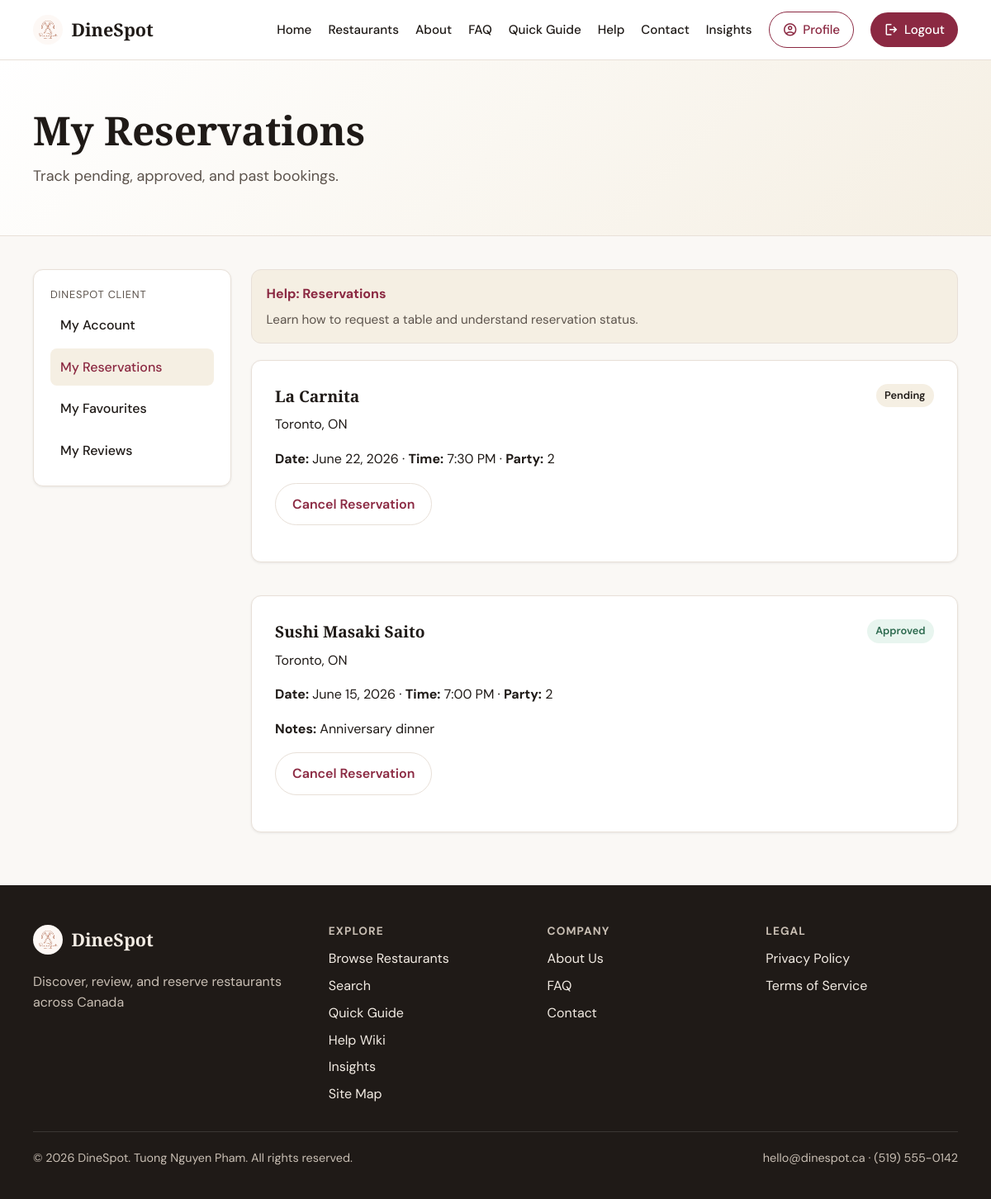
Screenshot of /client/reservations.php (signed in) with the database file from the repository.
### tables this page shows
CREATE TABLE reservations (
    id INT AUTO_INCREMENT PRIMARY KEY,
    restaurant_id INT NOT NULL,
    user_id INT NOT NULL,
    reservation_date DATE NOT NULL,
    reservation_time TIME NOT NULL,
    party_size TINYINT NOT NULL,
    status ENUM('pending', 'approved', 'rejected', 'cancelled', 'completed') NOT NULL DEFAULT 'pending',
    notes TEXT NULL,
    created_at TIMESTAMP NOT NULL DEFAULT CURRENT_TIMESTAMP,
    CONSTRAINT fk_reservations_restaurant FOREIGN KEY (restaurant_id) REFERENCES restaurants(id) ON DELETE CASCADE,
    CONSTRAINT fk_reservations_user FOREIGN KEY (user_id) REFERENCES users(id) ON DELETE CASCADE,
    CONSTRAINT chk_reservations_party_size CHECK (party_size BETWEEN 1 AND 20),
    CONSTRAINT chk_reservations_status CHECK (status IN ('pending', 'approved', 'rejected', 'cancelled', 'completed'))
);

CREATE TABLE restaurants (
    id INT AUTO_INCREMENT PRIMARY KEY,
    name VARCHAR(150) NOT NULL,
    cuisine VARCHAR(80) NOT NULL,
    city VARCHAR(80) NOT NULL,
    province VARCHAR(10) NOT NULL,
    description TEXT NOT NULL,
    address VARCHAR(255) NULL,
    image_path VARCHAR(255) NULL,
    latitude DECIMAL(10, 7) NULL,
    longitude DECIMAL(10, 7) NULL,
    price_range TINYINT NOT NULL DEFAULT 2,
    is_active TINYINT(1) NOT NULL DEFAULT 1,
    image_credit VARCHAR(255) NULL,
    created_at TIMESTAMP NOT NULL DEFAULT CURRENT_TIMESTAMP,
    CONSTRAINT chk_restaurants_price_range CHECK (price_range BETWEEN 1 AND 4)
);

### includes/db.php (called while the page is built, shortened)
<?php
function db(): PDO
{
    static $pdo = null;
    if ($pdo instanceof PDO) {
        return $pdo;
    }
    $dsn = sprintf(
        'mysql:host=%s;port=%s;dbname=%s;charset=%s',
        DB_HOST,
        DB_PORT,
        DB_NAME,
        DB_CHARSET
    );
    $pdo = new PDO($dsn, DB_USER, DB_PASS, [
        PDO::ATTR_ERRMODE => PDO::ERRMODE_EXCEPTION,
        PDO::ATTR_DEFAULT_FETCH_MODE => PDO::FETCH_ASSOC,
        PDO::ATTR_EMULATE_PREPARES => false,
    ]);
    return $pdo;
}

### includes/functions.php (called while the page is built, shortened)
<?php
function asset_prefix(): string
{
    return $GLOBALS['assetPrefix'] ?? '';
}
function client_path(string $path): string
{
    $path = ltrim(str_replace('\\', '/', $path), '/');
    return asset_prefix() . 'client/' . $path;
}
function e(string $value): string
{
    return htmlspecialchars($value, ENT_QUOTES, 'UTF-8');
}
function get_site_setting(string $key, ?string $default = null): ?string
{
    static $cache = [];
    if (array_key_exists($key, $cache)) {
        return $cache[$key];
    }
    try {
        require_once __DIR__ . '/db.php';
        $stmt = db()->prepare('SELECT setting_value FROM site_settings WHERE setting_key = :key');
        $stmt->execute(['key' => $key]);
        $value = $stmt->fetchColumn();
        $cache[$key] = $value !== false ? (string) $value : $default;
        return $cache[$key];
    } catch (Throwable $e) {
        return $default;
    }
}

### client/reservations.php (the view, shortened to what this page needs)
<?php
require_once __DIR__ . '/../includes/functions.php';
require_once __DIR__ . '/../includes/db.php';
$userId = current_user_id();
$stmt = db()->prepare(
    'SELECT r.id, r.reservation_date, r.reservation_time, r.party_size, r.status, r.notes,
            rest.name AS restaurant_name, rest.city, rest.province
     FROM reservations r
     INNER JOIN restaurants rest ON rest.id = r.restaurant_id
     WHERE r.user_id = :user_id
     ORDER BY r.reservation_date DESC, r.reservation_time DESC'
);
$stmt->execute(['user_id' => $userId]);
$reservations = $stmt->fetchAll();
require_once __DIR__ . '/../includes/header.php';
?>
<section class="page-hero">
    <div class="container">
        <h1>My Reservations</h1>
        <p class="lead">Track pending, approved, and past bookings.</p>
    </div>
</section>
<section class="page-content">
    <div class="container client-layout">
        <?php require __DIR__ . '/_sidebar.php'; ?>
        <div class="client-main">
            <?php
            require __DIR__ . '/../includes/partials/context-help.php';
            ?>
            <?php if ($reservations === []): ?>
                <div class="content-card">
                    <p>You have no reservations yet. <a href="<?= e($assetPrefix) ?>restaurants/index.php">Browse restaurants</a> to book a table.</p>
                </div>
            <?php else: ?>
                <div class="client-list">
                    <?php foreach ($reservations as $reservation): ?>
                        <article class="content-card client-list-item">
                            <div class="client-list-item-header">
                                <h2><?= e($reservation['restaurant_name']) ?></h2>
                                <span class="status-badge status-<?= e($reservation['status']) ?>"><?= e(ucfirst($reservation['status'])) ?></span>
                            </div>
                            <p><?= e($reservation['city']) ?>, <?= e($reservation['province']) ?></p>
                            <p>
                                <strong>Date:</strong> <?= e(date('F j, Y', strtotime($reservation['reservation_date']))) ?>
                                &middot;
                                <strong>Time:</strong> <?= e(date('g:i A', strtotime($reservation['reservation_time']))) ?>
                                &middot;
                                <strong>Party:</strong> <?= (int) $reservation['party_size'] ?>
                            </p>
                            <?php if (!empty($reservation['notes'])): ?>
                                <p><strong>Notes:</strong> <?= e($reservation['notes']) ?></p>
                            <?php endif; ?>
                            <?php if (in_array($reservation['status'], ['pending', 'approved'], true)): ?>
                                <button
                                    type="button"
                                    class="btn btn-secondary"
                                    data-cancel-reservation
                                    data-reservation-id="<?= (int) $reservation['id'] ?>"
                                    data-restaurant-name="<?= e($reservation['restaurant_name']) ?>"
                                    data-reservation-date="<?= e(date('F j, Y', strtotime($reservation['reservation_date']))) ?>"
                                    data-reservation-time="<?= e(date('g:i A', strtotime($reservation['reservation_time']))) ?>"
                                    data-party-size="<?= (int) $reservation['party_size'] ?>"
                                    data-status="<?= e($reservation['status']) ?>"
                                    data-redirect="<?= e(client_path('reservations.php')) ?>"
                                    data-form-action="cancel_reservation.php"
                                >
                                    Cancel Reservation
                                </button>
                            <?php endif; ?>
                        </article>
                    <?php endforeach; ?>
                </div>
            <?php endif; ?>
        </div>
    </div>
</section>
<?php require_once __DIR__ . '/../includes/footer.php'; ?>

### assets/css/style.css (style rules this page uses)
:root { --radius: 12px; --font-body: "DM Sans", system-ui, sans-serif; --font-display: "Playfair Display", Georgia, serif; --max-width: 1120px; }
*, *::before, *::after { box-sizing: border-box; }
html { scroll-behavior: smooth; }
body { margin: 0; font-family: var(--font-body); font-size: 1rem; line-height: 1.6; color: var(--color-text); background: var(--color-bg); }
h1, h2, h3 { font-family: var(--font-display); line-height: 1.2; margin-top: 0; }
p { margin-top: 0; }
.container { width: min(100% - 2rem, var(--max-width)); margin-inline: auto; }
.page-hero { padding: 3.5rem 0 2.5rem; background: linear-gradient(135deg, var(--color-hero-start) 0%, var(--color-hero-end) 100%); border-bottom: 1px solid var(--color-border); }
.page-hero h1 { font-size: clamp(2rem, 4vw, 3rem); margin-bottom: 0.75rem; }
.page-hero .lead { max-width: 42rem; font-size: 1.125rem; color: var(--color-muted); }
.page-content { padding: 2.5rem 0 4rem; }
.content-card { background: var(--color-surface); border: 1px solid var(--color-border); border-radius: var(--radius); padding: 1.75rem; box-shadow: var(--shadow-sm); }
.content-card + .content-card { margin-top: 1.5rem; }
.btn { display: inline-flex; align-items: center; justify-content: center; padding: 0.75rem 1.25rem; border-radius: 999px; font: inherit; font-weight: 600; cursor: pointer; text-decoration: none; border: none; }
.btn-secondary { background: transparent; color: var(--color-primary); border: 1px solid var(--color-border); text-align: center; }
.client-layout { display: grid; grid-template-columns: 240px minmax(0, 1fr); gap: 1.5rem; align-items: start; }
.client-list { display: grid; gap: 1rem; }
.client-list-item-header { display: flex; align-items: center; justify-content: space-between; gap: 1rem; margin-bottom: 0.5rem; }
.client-list-item-header h2 { font-size: 1.2rem; margin: 0; }
.status-badge { padding: 0.25rem 0.65rem; border-radius: 999px; font-size: 0.8rem; font-weight: 600; text-transform: capitalize; }
.status-pending { background: var(--color-accent-soft); color: var(--color-text); }
.status-approved { background: var(--color-success-bg); color: var(--color-success); }

### assets/css/theme-classic.css (style rules this page uses)
:root { --color-primary: #8b2942; --color-primary-dark: #6d1f33; --color-accent: #c9a962; --color-bg: #faf8f5; --color-surface: #ffffff; --color-text: #1f1a17; --color-muted: #5c534c; --color-border: #e8e0d8; --color-accent-soft: #f5efe3; --color-favourite: #fed988; --color-header-bg: rgba(255, 255, 255, 0.95); --color-hero-start: #ffffff; --color-hero-end: #f5efe3; --color-footer-bg: #1f1a17; --color-footer-text: #f3ece4; --color-footer-muted: #c9bfb4; --color-footer-border: rgba(255, 255, 255, 0.12); --color-success: #2d6a4f; --color-success-bg: #e8f5ef; --color-error: #9b2226; --color-error-bg: #fdecea; --color-focus-ring: rgba(139, 41, 66, 0.25); --shadow-sm: 0 1px 3px rgba(31, 26, 23, 0.08); --shadow-md: 0 8px 24px rgba(31, 26, 23, 0.1); }

### rows the page displays
reservations: restaurant.name "La Carnita", status "Pending", restaurant.city "Toronto", restaurant.province "ON", reservation_date "June 22, 2026", reservation_time "7:30 PM", party_size "2"
reservations: restaurant.name "Sushi Masaki Saito", status "Approved", restaurant.city "Toronto", restaurant.province "ON", reservation_date "June 15, 2026", reservation_time "7:00 PM", party_size "2", notes "Anniversary dinner"

### other values shown
SITE_NAME "DineSpot"
$label "My Account"
$label "My Reservations"
$label "My Favourites"
$label "My Reviews"
$helpLabel "Reservations"
$helpIntro "Learn how to request a table and understand reservation status."
SITE_TAGLINE "Discover, review, and reserve restaurants across Canada"
SITE_EMAIL "hello@dinespot.ca"
SITE_PHONE "(519) 555-0142"
